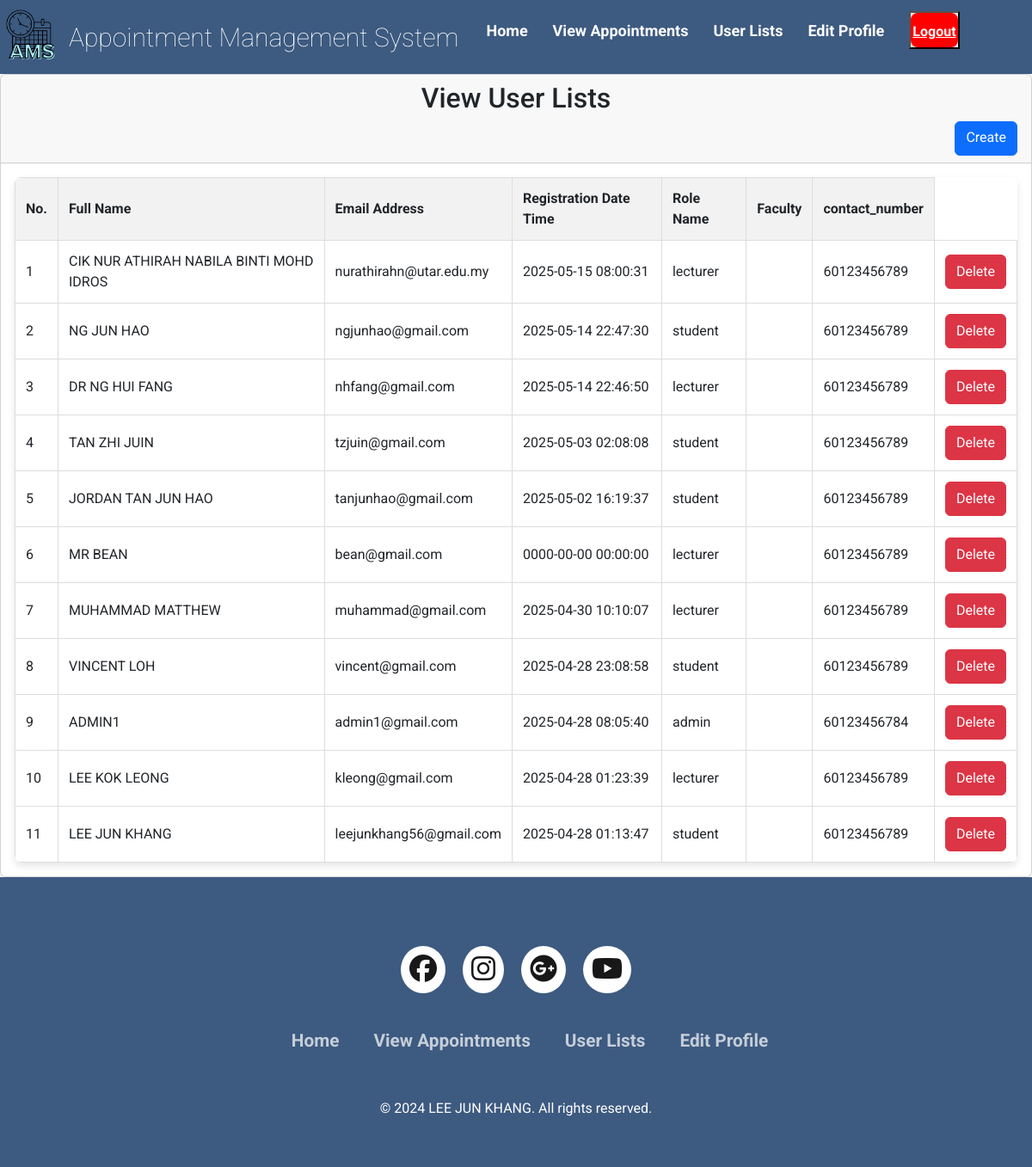
/user_view_admin.php (signed in), run on the app's committed database.
### tables this page shows
CREATE TABLE `users` (
  `id` bigint(11) NOT NULL,
  `username` varchar(100) NOT NULL,
  `email` varchar(100) NOT NULL,
  `role_id` int(1) NOT NULL,
  `reg_date` datetime NOT NULL,
  `password` varchar(255) NOT NULL,
  `contact_number` varchar(15) NOT NULL
);

CREATE TABLE `roles` (
  `id` int(1) NOT NULL,
  `role_name` varchar(50) NOT NULL
);

### user_view_admin.php (the view, shortened to what this page needs)
<!DOCTYPE html>
<html lang="en">
<head>
    <link rel="stylesheet" href="css/style.css">
    <link href="https://cdn.jsdelivr.net/npm/bootstrap@5.3.3/dist/css/bootstrap.min.css" rel="stylesheet">
    <link rel="stylesheet" type="text/css" href="https://cdnjs.cloudflare.com/ajax/libs/font-awesome/6.6.0/css/all.min.css">
    <link rel="stylesheet" href="https://unicons.iconscout.com/release/v4.0.0/css/line.css">
</head>
<body>
    <header>
        <nav class="navbar">
            <div class="navdiv">
                <div class="image-container">
                    <a href="home_admin.php"><img src="assets/images/logo.png" alt="logo" class="nav-logo" style="width: 70px; height: auto;"></a>
                    <a href="home_admin.php" class="logo-text">Appointment Management System</a>
                    <?php
                    include("database.php");
                    $email = $_SESSION['email'];
                    $query = mysqli_query($con, "SELECT users.*, roles.role_name
											FROM users
											JOIN roles ON users.role_id = roles.id
											WHERE users.email = '$email'");
                    while ($result = mysqli_fetch_assoc($query)) {
                        $res_id = $result['id'];
                    }
                    ?>
                </div>
                <ul>
                    <li><a href="home_admin.php">Home</a></li>
                    <li><a href="appointment_view_admin.php">View Appointments</a></li>
                    <li><a href="user_view_admin.php">User Lists</a></li>
                    <li><?php echo "<a href='edit_profile_admin.php?id=$res_id'>Edit Profile</a>"; ?></li>
                    <button><a href="logout.php" class="logout-btn">Logout</a></button>
                </ul>
            </div>
        </nav>
    </header>
    <main>
        <div class="main-box top">
            <div class="col-md-12">
                <div class="card">
                    <div class="card-header">
                        <h2 style="text-align: center;">View User Lists</h2>
                        <div class="d-grid gap-2 d-md-flex justify-content-md-end">
                            <button type="button" class="btn btn-primary" data-bs-toggle="modal" data-bs-target="#createModal">
                                <p>Create</p>
                            </button>
                        </div>
                    </div>
                    <div class="card-body">
                        <table class="product-table">
                            <thead>
                                <tr>
                                    <th>No.</th>
                                    <th>Full Name</th>
                                    <th>Email Address</th>
                                    <th>Registration Date Time</th>
                                    <th>Role Name</th>
                                    <th>Faculty</th>
                                    <th>contact_number</th>
                                </tr>
                            </thead>
                            <tbody>
                                <?php
                                $count = 1;
                                $sel_query = "SELECT users.*, roles.role_name AS role_name
                                                FROM users
                                                JOIN roles ON users.role_id = roles.id
                                                ORDER BY users.id DESC";
                                $stmt = $con->prepare($sel_query);
                                $stmt->execute();
                                $result = $stmt->get_result();
                                while ($row = mysqli_fetch_assoc($result)) {
                                ?>
                                    <tr>
                                        <td><?php echo $count; ?></td>
                                        <td><?php echo $row["username"]; ?></td>
                                        <td><?php echo $row["email"]; ?></td>
                                        <td><?php echo $row["reg_date"]; ?></td>
                                        <td><?php echo $row["role_name"]; ?></td>
                                        <td><?php echo $row["faculty"]; ?></td>
                                        <td><?php echo $row["contact_number"]; ?></td>
                                        <td>
                                            <button type="button" class="btn btn-danger" data-bs-toggle="modal" data-bs-target="#confirmModalCenter" data-id="<?php echo $row['id']; ?>">Delete</button>
                                        </td>
                                    </tr>
                                <?php
                                    $count++;
                                }
                                ?>
                            </tbody>
                        </table>
                    </div>
                </div>
            </div>
        </div>
    </main>
    <footer class="footer">
        <div class="footer-container">
            <div class="footer-icons">
                <a href=""><i class="fa-brands fa-facebook"></i></a>
                <a href=""><i class="fa-brands fa-instagram"></i></a>
                <a href=""><i class="fa-brands fa-google-plus"></i></a>
                <a href=""><i class="fa-brands fa-youtube"></i></a>
            </div>
            <div class="footer-nav">
                <ul>
                    <li><a href="home_admin.php">Home</a></li>
                    <li><a href="appointment_view_admin.php">View Appointments</a></li>
                    <li><a href="user_view_admin.php">User Lists</a></li>
                    <li><a href="edit_profile_admin.php">Edit Profile</a></li>
                </ul>
            </div>
            <div class="footer-bottom">
                <p>&copy; 2024 LEE JUN KHANG. All rights reserved. </p>
            </div>
        </div>
    </footer>
</body>
</html>

### css/style.css (style rules this page uses)
* { padding: 0; margin: 0; box-sizing: border-box; font-family: 'Roboto', sans-serif; }
body { background: #98C1D9; }
.navdiv { text-decoration: none; display: flex; align-items: center; justify-content: space-between; }
.btn { height: 40px; background: #3D5A80; color: white; font-size: 16px; font-weight: bold; border: 2px solid #3D5A80; border-radius: 5px; cursor: pointer; transition: background 0.3s ease, color 0.3s ease, border-color 0.3s ease; text-align: center; line-height: 40px; }
.logout-btn { height: 40px; background-color: red; color: white; font-size: 16px; font-weight: bold; border: 2px solid red; border-radius: 8px; cursor: pointer; text-align: center; line-height: 40px; padding: 0; margin: 0; box-sizing: border-box; display: inline-block; transition: background-color 0.3s ease, color 0.3s ease, border-color 0.3s ease; }
footer { background-color: #3D5A80; }
.footer-container { width: 100%; padding: 70px 30px 20px; }
.footer-icons { display: flex; justify-content: center; }
.footer-icons a { text-decoration: none; padding: 10px; background-color: white; margin: 10px; border-radius: 50%; }
.footer-icons a i { font-size: 2em; color: black; opacity: 0.9; }
.footer-nav { margin: 30px 0; }
.footer-nav ul { display: flex; justify-content: center; }
.footer-nav ul li a { color: white; margin: 20px; text-decoration: none; font-size: 1.3em; opacity: 0.7; transition: 0.5s; }
.footer-bottom { background-color: #3D5A80; padding: 20px; text-align: center; }
.footer-bottom p { color: white; }
.navbar { background: #3D5A80; font-family: calibri; padding-right: 15px; padding-left: 15px; }
.navdiv { display: flex; align-items: center; justify-content: space-between; }
.navdiv ul li a { text-decoration: none; }
.logo-text { font-size: 30px; font-weight: 60; color: white; text-decoration: none; }
.image-container img { width: 100px; height: auto; display: flex; align-items: center; }
.image-container { display: flex; align-items: center; }
.nav-logo { width: 100px; height: auto; margin-right: 10px; }
li { list-style: none; display: inline-block; }
li a { color: white; font-size: 18px; font-weight: bold; margin-right: 25px; }
.product-table { width: 100%; border-collapse: collapse; background-color: #fff; border-radius: 8px; overflow: hidden; box-shadow: 0 4px 8px rgba(0, 0, 0, 0.1); }
.product-table th, .product-table td { padding: 12px; border: 1px solid #ddd; }
.product-table th { background-color: #f2f2f2; font-weight: bold; }

### data on the page
users: username "CIK NUR ATHIRAH NABILA BINTI MOHD IDROS", email "nurathirahn@utar.edu.my", reg_date "2025-05-15 08:00:31", role.role_name "lecturer", contact_number "60123456789"
users: username "NG JUN HAO", email "ngjunhao@gmail.com", reg_date "2025-05-14 22:47:30", role.role_name "student", contact_number "60123456789"
users: username "DR NG HUI FANG", email "nhfang@gmail.com", reg_date "2025-05-14 22:46:50", role.role_name "lecturer", contact_number "60123456789"
users: username "TAN ZHI JUIN", email "tzjuin@gmail.com", reg_date "2025-05-03 02:08:08", role.role_name "student", contact_number "60123456789"
users: username "JORDAN TAN JUN HAO", email "tanjunhao@gmail.com", reg_date "2025-05-02 16:19:37", role.role_name "student", contact_number "60123456789"
users: username "MR BEAN", email "bean@gmail.com", reg_date "0000-00-00 00:00:00", role.role_name "lecturer", contact_number "60123456789"
users: username "MUHAMMAD MATTHEW", email "muhammad@gmail.com", reg_date "2025-04-30 10:10:07", role.role_name "lecturer", contact_number "60123456789"
users: username "VINCENT LOH", email "vincent@gmail.com", reg_date "2025-04-28 23:08:58", role.role_name "student", contact_number "60123456789"
users: username "ADMIN1", email "admin1@gmail.com", reg_date "2025-04-28 08:05:40", role.role_name "admin", contact_number "60123456784"
users: username "LEE KOK LEONG", email "kleong@gmail.com", reg_date "2025-04-28 01:23:39", role.role_name "lecturer", contact_number "60123456789"
users: username "LEE JUN KHANG", email "leejunkhang56@gmail.com", reg_date "2025-04-28 01:13:47", role.role_name "student", contact_number "60123456789"
